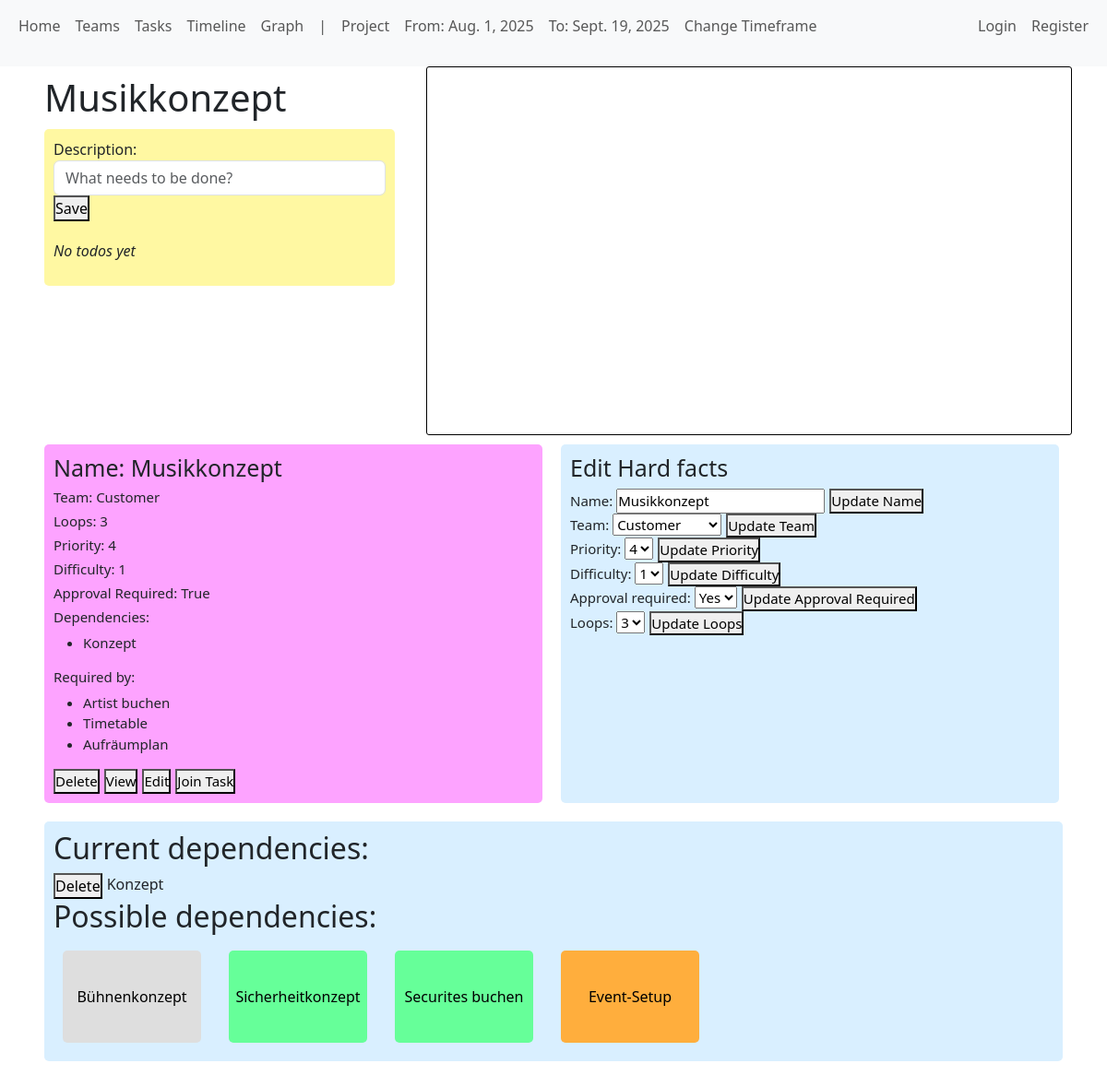
The page /distributor/edit_task_page/59/ on the database as committed earlier.
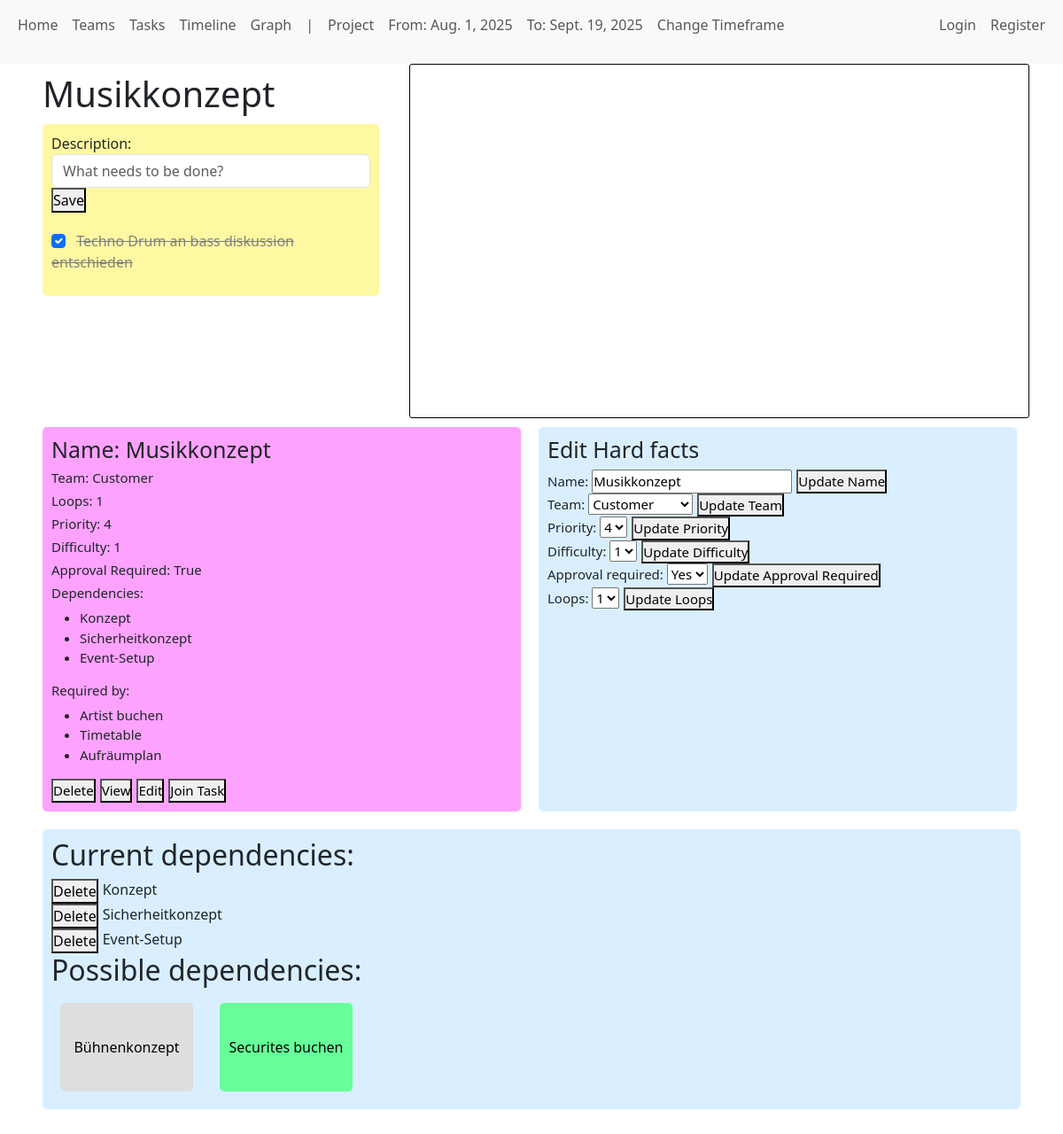
The same page on the database as committed later.
### distributor/models.py (models this page shows, shortened)
class Task(models.Model):
    name = models.CharField(max_length=100)
    team = models.ForeignKey(Team, on_delete=models.SET_NULL, null=True, blank=True)
    loops = models.IntegerField(default=0)
    priority = models.IntegerField(default=0)
    difficulty = models.IntegerField(default=0)
    approval_required = models.BooleanField(default=False)
    initial_dependencies = models.ManyToManyField("self",
                                                  symmetrical=False,
                                                  blank=True,
                                                  related_name="required_by")
    def __str__(self):
        return self.name

class Todo(models.Model):
    task = models.ForeignKey(Task, on_delete=models.SET_NULL, null=True, blank=True)
    description = models.TextField()
    done = models.BooleanField(default=False)

### users/models.py (models this page shows)
class Team(models.Model):
    name = models.CharField(max_length=100)
    color = models.CharField(max_length=7, default="#FFFFFF")
    schedule_flag = models.BooleanField(default=False)
    def __str__(self):
        return self.name

### distributor/views.py (the view)
# urls.py: path('edit_task_page/<int:id>/', views.edit_task_page, name='edit_task_page'),
def edit_task_page(request, id):
    task = Task.objects.get(pk=id)
    task_name_update_form = TaskNameUpdateForm(instance=task)
    task_team_update_form = TaskTeamUpdateForm(instance=task)
    task_loop_update_form = TaskLoopUpdateForm(instance=task)
    task_priorty_update_form = TaskPriorityUpdateForm(instance=task)
    task_difficulty_update_form = TaskDifficultyUpdateForm(instance=task)
    task_approval_required_update_form = TaskApprovalRequiredUpdateForm(instance=task)
    todo_form = TodoCreateForm()
    todo_done_form = TodoDoneForm()
    context = {
        'task': task,
        'task_name_update_form': task_name_update_form,
        'task_team_update_form': task_team_update_form,
        'task_loop_update_form': task_loop_update_form,
        'task_priorty_update_form': task_priorty_update_form,
        'task_difficulty_update_form': task_difficulty_update_form,
        'task_approval_required_update_form': task_approval_required_update_form,
        'todo_form': todo_form,
        'todo_done_form': todo_done_form,
    }
    return render(request, 'distributor/edit_task_page.html', context)

### distributor/forms.py
class ProjectTimeframeForm(forms.ModelForm):
    class Meta:
        model = Project
        fields = ["start_date", "end_date"]
        widgets = {
            'start_date': forms.DateInput(attrs={'id': 'start_date_input_project', 'placeholder': 'Start Date', 'type': 'date'}),
            'end_date': forms.DateInput(attrs={'id': 'end_date_input_project', 'placeholder': 'End Date', 'type': 'date'})
        }

class TaskNameUpdateForm(forms.ModelForm):
    class Meta:
        model = Task
        fields = ["name"]
        widgets = {
            'name': forms.TextInput(attrs={'id': 'name_input_task', 'placeholder': 'Task Name'}),
        }

### distributor/context_processors.py (called while the page is built)
def global_project_timeframe_form(request):
    return {
        "global_project_timeframe_form": ProjectTimeframeForm(),
    }

def global_project_timeframe(request):
    project_time_frame = Project.objects.first()
    if project_time_frame:
        return {
            "global_project_timeframe": project_time_frame,
        }
    else:
        return {
            "global_project_timeframe": 'No values picked yet',
        }

### distributor/templates/distributor/edit_task_page.html (shortened to what this page needs)
{% extends "distributor/base.html" %}
{% load custom_tags %}
{% load team_tags %}
{% block content %}
    <div class="edit_task_page_body">
        <div class="edit_task_page_hardfacts">
            <div class="edit_task_page_name_and_todo">
                <h1 style="margin: 10px; ">{{ task }}</h1>
                {% todo_component task %}
            </div>
            <div class="visualisation_div">
                {% display_connection_training task %}
            </div>
        </div>
        <div class="edit_task_form_temp">
            {% view_task task.id %}
            {% edit_task_comp task.id %}
        </div>
        {% update_dependencies task.id %}
    </div>
{% endblock %}

### distributor/templates/components/todo_component.html (shortened to what this page needs)
<div class="todo_container">
        <form method="POST" action="{% url 'add_todo' task.id %}" style="margin-bottom: 20px;">
            {{ todo_form.description.label_tag }} {{ todo_form.description }}
            <button type="submit">Save</button>
        </form>
        <ul style="list-style: none; padding-left: 0;">
            {% for todo in task.todo_set.all %}
                <li style="margin-bottom: 8px;">
                    <form method="POST" action="{% url 'todo_done_update' todo.id %}" style="display: inline;">
                        <input type="checkbox" name="done" {% if todo.done %}checked{% endif %}
                               onchange="this.form.submit()" class="form-check-input"/>
                    </form>
                    <span style="{% if todo.done %}text-decoration: line-through; color: gray;{% endif %} margin-left: 8px;">
                {{ todo.description }}
            </span>
                </li>
            {% empty %}
                <li><em>No todos yet</em></li>
            {% endfor %}
        </ul>
    </div>

### distributor/templates/components/view_task.html (shortened to what this page needs)
<div style="background-color: {{ task.team.color }}" class="view_task_container">
    <h1>Name: {{ task.name }}</h1>
    <h2>Team: {{ task.team }}</h2>
    <h2>Loops: {{ task.loops }}</h2>
    <h2>Priority: {{ task.priority }}</h2>
    <h2>Difficulty: {{ task.difficulty }}</h2>
    <h2>Approval Required: {{ task.approval_required }}</h2>
    <h3>Dependencies: </h3>
    <ul>
        {% for dep in task.initial_dependencies.all %}
            <li>{{ dep.name }}</li>
        {% endfor %}
    </ul>
    <h3>Required by: </h3>
    <ul>
        {% for dep in task.required_by.all %}
            <li>{{ dep.name }}</li>
        {% endfor %}
    </ul>
    <div class="task_essential_buttons_container">
        <form method="POST" action="{% url 'delete_task' task.id %}">
            <button class="task_essential_button" type="submit">Delete</button>
        </form>
        <form method="GET" action="{% url 'display_task' task.id %}">
            <button class="task_essential_button" type="submit">View</button>
        </form>
        <form method="POST" action="{% url 'edit_task_page' task.id %}">
            <button class="task_essential_button" type="submit">Edit</button>
        </form>
        <form method="POST" action="{% url 'assign_user_to_task' task.id %}">
            <button type="submit">Join Task</button>
        </form>
    </div>
</div>

### distributor/templates/components/edit_task_comp.html (shortened to what this page needs)
<div class="edit_task_form_comp">
    <h1>Edit Hard facts</h1>
    <form class="task_update_form_container" method="POST" action="{% url 'task_name_update' task.id %}">
        {{ task_name_update_form }}
        <button>Update Name</button>
    </form>
    <form class="task_update_form_container" method="POST" action="{% url 'task_team_update' task.id %}">
        {{ task_team_update_form }}
        <button>Update Team</button>
    </form>
    <form class="task_update_form_container" method="POST" action="{% url 'task_priority_update' task.id %}">
        {{ task_priorty_update_form }}
        <button>Update Priority</button>
    </form>
    <form class="task_update_form_container" method="POST" action="{% url 'task_difficulty_update' task.id %}">
        {{ task_difficulty_update_form }}
        <button>Update Difficulty</button>
    </form>
    <form class="task_update_form_container" method="POST" action="{% url 'task_approval_required_update' task.id %}">
        {{ task_approval_required_update_form }}
        <button>Update Approval Required</button>
    </form>
    <form class="task_update_form_container" method="POST" action="{% url 'task_loops_update' task.id %}">
        {{ task_loop_update_form }}
        <button>Update Loops</button>
    </form>
</div>

### distributor/templates/components/update_dependencies.html (shortened to what this page needs)
<div class="update_dependencies_container">
        <h2>Current dependencies: </h2>
            {% for dep in task.initial_dependencies.all %}
                <div class="display_dependency_with_button">
                <form method="POST" action="{% url 'delete_dependency' task.id %}">
                    <button>Delete</button>
                </form>
                {{ dep.name }}
                </div>
            {% endfor %}
        <h2>Possible dependencies: </h2>
        <div class="select_possible_dependencies">
            <div class="dependency-buttons">
                {% for dep in possible_deps %}
                    {% if dep not in task.initial_dependencies.all %}
                        <form method="POST" action="{% url 'add_dependency' task.id %}">
                            <button style="background-color: {{ dep.team.color }}" name="dep_to_be_added" value="{{ dep.id }}"
                            class="pos_dep_add_button">{{ dep.name }}</button>
                        </form>
                    {% endif %}
                {% endfor %}
            </div>
        </div>
    </div>

Rows that differ between the two databases and show on the page:
changed Task "Musikkonzept": loops "3" → "1"
added Todo: done "☑", description "Techno Drum an bass diskussion entschieden"
changed Task "Sicherheitkonzept": moves from the list under "Possible dependencies:" to the list under "Dependencies:"
changed Task "Event-Setup": moves from the list under "Possible dependencies:" to the list under "Dependencies:"
Other text that changed with them:
text no longer shown: "No todos yet"
